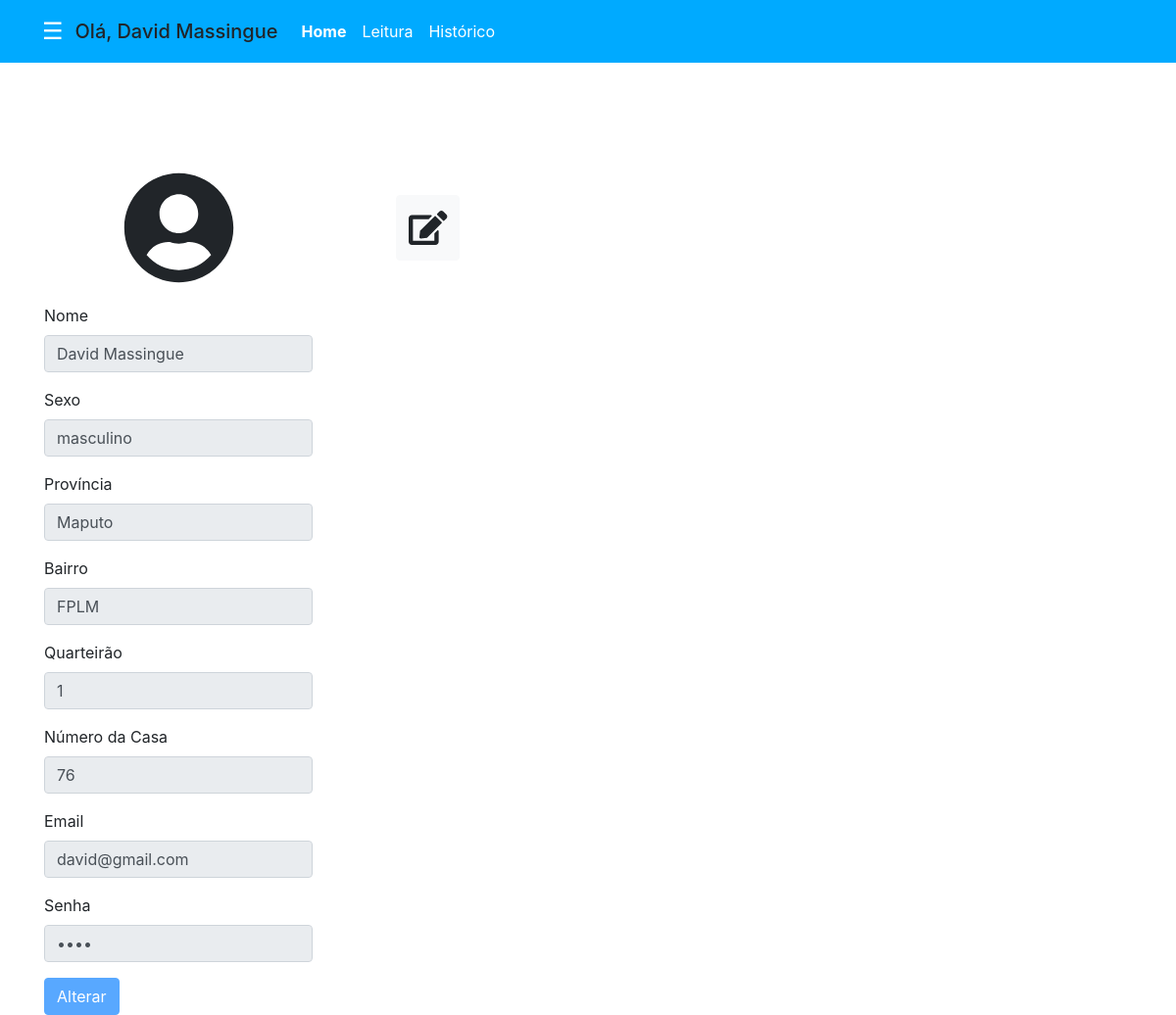
The app's page /leituraAgua/cliente/cliente.php?page=perfil (signed in) with its own data.
### tables this page shows
CREATE TABLE `usuario` (
  `id` int(11) NOT NULL,
  `nome` varchar(50) NOT NULL,
  `sexo` varchar(10) NOT NULL,
  `provincia` varchar(50) NOT NULL,
  `bairro` varchar(50) NOT NULL,
  `quarteirao` int(11) NOT NULL,
  `nrcasa` int(11) NOT NULL,
  `email` varchar(200) NOT NULL,
  `senha` varchar(200) NOT NULL,
  `categoria` varchar(15) NOT NULL,
  `limite` int(11) NOT NULL,
  `data_counte` timestamp NOT NULL DEFAULT current_timestamp() ON UPDATE current_timestamp(),
  `estado` tinyint(1) NOT NULL,
  `estate` tinyint(1) NOT NULL
);

### leituraAgua/cliente/perfil.php (the view, shortened to what this page needs)
<!DOCTYPE html>
<html lang="en">
<head>
  <link href="https://stackpath.bootstrapcdn.com/bootstrap/4.5.2/css/bootstrap.min.css" rel="stylesheet">
</head>
<body>
  <div class="container mt-5">
    <div class="profile-container">
      <i class="profile-icon fas fa-user-circle"></i>
      <button id="editButton" class="btn btn-light edit-btn"><i class="fas fa-edit"></i></button>
    </div>
    <?php
    $usuariologado = $_SESSION['user_id'];
    $funcaosqp="SELECT * FROM usuario WHERE id=$usuariologado ";
    $eitaresposta=$conn->query($funcaosqp);
    $linhada=$eitaresposta->fetch_object();
    ?>
    <form method='post' action='?page=actualizarperfil'>
      <div class="form-group">
        <label for="nome">Nome</label>
        <input type="text" class="form-control" id="nome" value="<?php print$linhada->nome ?>" readonly>
      </div>
      <div class="form-group">
        <label for="sexo">Sexo</label>
        <input type="text" class="form-control" id="sexo" value="<?php print$linhada->sexo ?>" readonly>
      </div>
      <div class="form-group">
        <label for="provincia">Província</label>
        <input type="text" class="form-control" id="provincia" value="<?php print$linhada->provincia ?>" readonly>
      </div>
      <div class="form-group">
        <label for="bairro">Bairro</label>
        <input type="text" class="form-control" id="bairro" value="<?php print$linhada->bairro ?>" readonly>
      </div>
      <div class="form-group">
        <label for="quarteirao">Quarteirão</label>
        <input type="text" class="form-control" id="quarteirao" value="<?php print$linhada->quarteirao ?>" readonly>
      </div>
      <div class="form-group">
        <label for="nrcasa">Número da Casa</label>
        <input type="text" class="form-control" id="nrcasa" value="<?php print$linhada->nrcasa ?>" readonly>
      </div>
      <div class="form-group">
        <label for="email">Email</label>
        <input type="email" class="form-control" id="email" name="email" value="<?php print$linhada->email ?>" readonly>
      </div>
      <div class="form-group">
        <label for="senha">Senha</label>
        <input type="password" class="form-control"  name="senha" id="senha" value="<?php print$linhada->senha ?>" readonly>
      </div>
      <button type="submit" class="btn btn-primary" id="alterarButton" disabled>Alterar</button>
    </form>
  </div>
</body>
</html>

### leituraAgua/cliente/cliente.php (shortened to what this page needs)
<!DOCTYPE html>
<html lang="pt-pt">
<head>
    <link rel="stylesheet" href="https://cdnjs.cloudflare.com/ajax/libs/font-awesome/6.0.0-beta3/css/all.min.css">
    <link href="https://stackpath.bootstrapcdn.com/bootstrap/4.5.2/css/bootstrap.min.css" rel="stylesheet">
    <link href="https://cdnjs.cloudflare.com/ajax/libs/bootstrap-icons/1.5.0/font/bootstrap-icons.min.css" rel="stylesheet">
    <link rel="stylesheet" href="https://cdnjs.cloudflare.com/ajax/libs/font-awesome/6.0.0-beta3/css/all.min.css">
</head>
<body>
    <?php
    include('../config.php');
    $id_cliente = $_SESSION['user_id'];
    $nome_cliente = '';
    $sql = "SELECT id, nome FROM usuario";
    $res = $conn->query($sql);
    while ($row = $res->fetch_object()) {
        if ($id_cliente == $row->id) {
            $nome_cliente = $row->nome;
            break;
        }
    }
    ?>
    <div class="content" id="content">
        <nav class="navbar navbar-expand-lg">
            <div class="container-fluid">
                <button class="btn btn-dark" id="sidebarToggle">
                    &#9776;
                </button>
                <span class="navbar-brand mb-0 h1">Olá, <?php echo htmlspecialchars($nome_cliente); ?></span>
                <div class="collapse navbar-collapse" id="navbarNavAltMarkup">
                    <div class="navbar-nav">
                        <a class="nav-link active" aria-current="page" href="cliente.php">Home</a>
                        <a class="nav-link" href="?page=leitura">Leitura</a>
                        <a class="nav-link" href="?page=historico">Histórico</a>
                    </div>
                </div>
            </div>
        </nav>
        <div class="container">
            <div class="row">
                <div class="mt-5">
                    <?php
                    switch (@$_REQUEST['page']) {
                        case 'perfil':
                            include("./perfil.php");
                            break;
                    }
                    ?>
                </div>
            </div>
        </div>
    </div>
</body>
</html>

### leituraAgua/cliente/cliente.php (style rules this page uses)
body { background: #f0f8ff; }
.content { margin-left: 0; transition: margin-left 0.3s; }
.navbar { background-color: #00aaff; }
.navbar .navbar-nav .nav-link { color: white; }
.navbar .navbar-nav .nav-link.active { font-weight: bold; }
.btn-primary { background-color: #00aaff; border-color: #00aaff; }
#sidebarToggle { background: none; border: none; font-size: 1.5em; color: white; }

### leituraAgua/cliente/perfil.php (style rules this page uses)
.profile-icon { font-size: 115px; margin: 15px; }
.edit-btn { font-size: 35px; margin-left: 150px; }
.profile-container { display: flex; align-items: center; justify-content: center; margin-bottom: 5px; position: relative; }
.profile-container button { position: absolute; right: -150px; }

### records on screen
usuario: nome "David Massingue", sexo "masculino", provincia "Maputo", bairro "FPLM", quarteirao "1", nrcasa "76", email "david@gmail.com"
